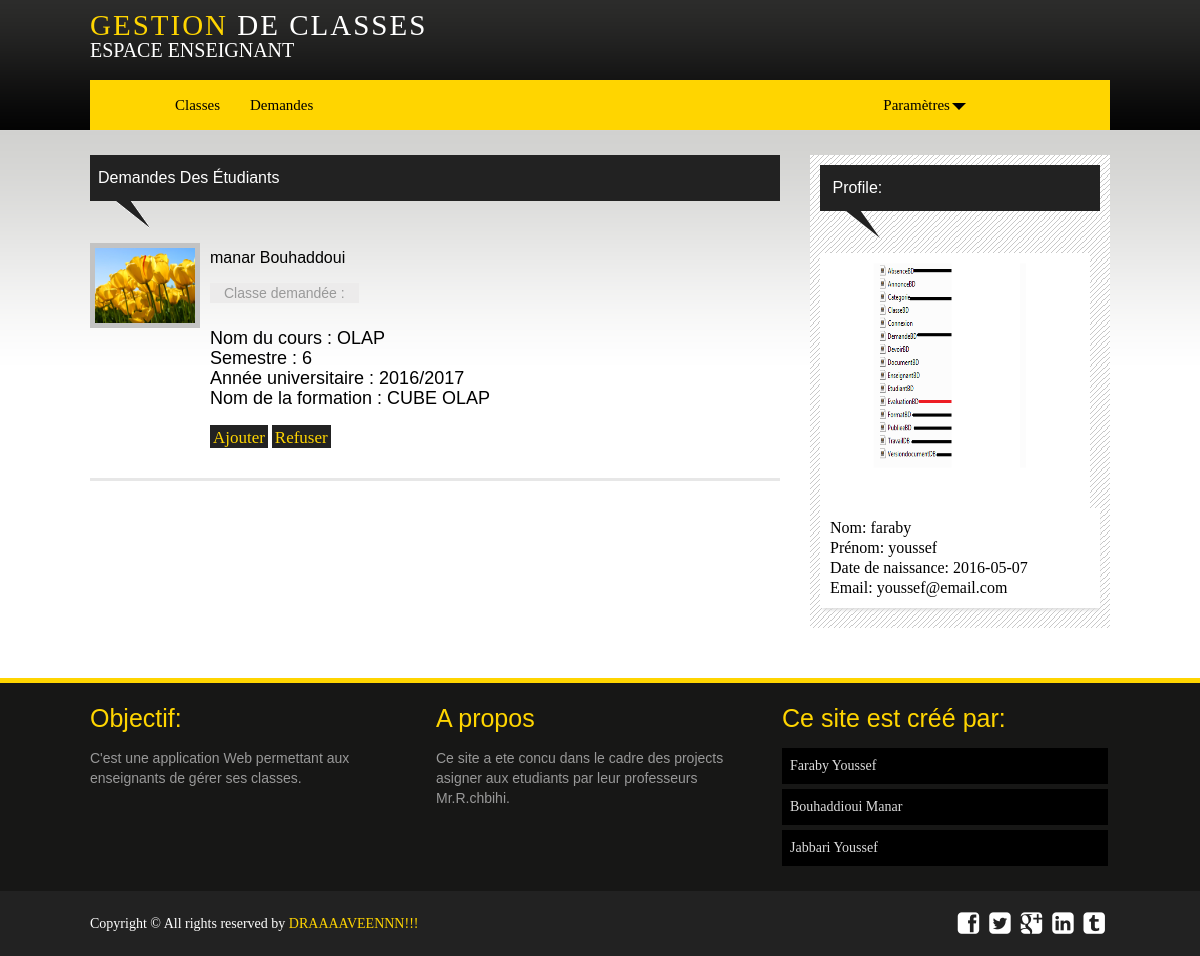
Page /index.php?page=DemandeDesEtudiant (signed in) on the committed database.
### tables this page shows
CREATE TABLE IF NOT EXISTS `demande` (
  `CNE` int(11) NOT NULL,
  `ID_CLASSE` int(11) NOT NULL,
  `DATE_DEMANDE` date DEFAULT NULL,
  PRIMARY KEY (`CNE`,`ID_CLASSE`),
  KEY `FK_DEMANDE2` (`ID_CLASSE`)
);

CREATE TABLE IF NOT EXISTS `etudiant` (
  `CNE` int(11) NOT NULL,
  `NOM_ETUDIANT` varchar(200) DEFAULT NULL,
  `PRENOM_ETUDIANT` varchar(200) DEFAULT NULL,
  `MDP_ETUDIANT` varchar(200) DEFAULT NULL,
  `EMAIL_ETUDIANT` varchar(200) NOT NULL,
  `DATE_ETUDIANT` date DEFAULT NULL,
  `DATE_INSCRIPTION` date DEFAULT NULL,
  `PHOTO_ETUDIANT` varchar(200) DEFAULT NULL,
  PRIMARY KEY (`CNE`),
  UNIQUE KEY `unique_email` (`EMAIL_ETUDIANT`)
);

CREATE TABLE IF NOT EXISTS `classe` (
  `ID_CLASSE` int(11) NOT NULL AUTO_INCREMENT,
  `ID_ENSEIGNANT` int(11) DEFAULT NULL,
  `NOM_COURS` varchar(200) DEFAULT NULL,
  `SEMESTRE` int(11) DEFAULT NULL,
  `ANNEE_UNIV` varchar(80) DEFAULT NULL,
  `NOM_FORMATION` varchar(200) DEFAULT NULL,
  `POURCENT_DEVOIR` float DEFAULT NULL,
  `POURCENT_EXAM` float DEFAULT NULL,
  `POURCENT_ASSDUITE` float DEFAULT NULL,
  `POURCENT_CONTROLE` float DEFAULT NULL,
  `NOTE_REFERENCE` float DEFAULT NULL,
  `NBR_SEANCE` int(11) NOT NULL,
  PRIMARY KEY (`ID_CLASSE`),
  KEY `FK_GERER` (`ID_ENSEIGNANT`)
);

CREATE TABLE IF NOT EXISTS `enseignant` (
  `ID_ENSEIGNANT` int(11) NOT NULL AUTO_INCREMENT,
  `NOM_ENSEIGNANT` varchar(200) DEFAULT NULL,
  `PRENOM_ENSEIGNANT` varchar(200) DEFAULT NULL,
  `MDP_ENSEIGNANT` varchar(200) DEFAULT NULL,
  `EMAIL_ENSEIGNANT` varchar(200) DEFAULT NULL,
  `DATE_ENSEIGNANT` date DEFAULT NULL,
  `DATE_INSCRIPTION` date DEFAULT NULL,
  `PHOTO_ENSEIGNANT` varchar(200) DEFAULT NULL,
  PRIMARY KEY (`ID_ENSEIGNANT`),
  UNIQUE KEY `unique_email` (`EMAIL_ENSEIGNANT`)
);

### Controleurs/DemandeDesEtudiant.php (called while the page is built, shortened)
<?php
require_once "Modeles/BD/EnseignantBD.php";
require_once 'Modeles/BD/DemandeBD.php';
$enseignant = new EnseignantBD();
$objetEnseignant=$enseignant ->getEnseignantObject($_SESSION['id_enseignant']);
	$demand = new DemandeBD();
	$lesdemandes=$demand->afficherdemande($_SESSION['id_enseignant']);
	require_once 'Vues/Enseignant_Demandes.php';
?>

### Modeles/BD/Connexion.php (called while the page is built, shortened)
<?php
	class Connexion{
		public function getPDO()
        {
            $p = new PDO("mysql:host=localhost;dbname=pfe",'root','',array(PDO::ATTR_ERRMODE=>PDO::ERRMODE_EXCEPTION));
			return $p;
        }
	}
?>

### Modeles/BD/DemandeBD.php (called while the page is built, shortened)
<?php
require_once 'Connexion.php';
class  DemandeBD
{
	private $_db;
	public function setDb(PDO $db)
	{
	    $this->_db = $db;
	}
	public function afficherdemande($id_enseignant)
	{
		$demandes = array();
		$sql = "SELECT  *
		FROM classe c
		JOIN demande d
		ON d.id_classe = c.id_classe
		JOIN etudiant e
		ON e.CNE = d.CNE
		WHERE c.id_enseignant = '$id_enseignant'";
		$req = $this->_db->query($sql);
		while($data = $req->fetch()){
				$demandes[]=$data;
			}
			return $demandes;
	}
}
?>

### Modeles/BD/EnseignantBD.php (called while the page is built, shortened)
<?php
require_once 'Connexion.php';
require_once 'Modeles/Classe/Enseignant.php';
class EnseignantBD
{
	private $_db;
	public function setDb(PDO $base)
	{
	    $this->_db = $base;
	}
	public function getEnseignantObject($id_enseignant)
	{
		$req = $this->_db->query('SELECT * FROM Enseignant WHERE id_enseignant = '.$id_enseignant);
		$donnees = $req->fetchObject('Enseignant');
		return $donnees;
	}
}
?>

### Modeles/Classe/Enseignant.php (called while the page is built, shortened)
<?php
class Enseignant
{
    private $NOM_ENSEIGNANT;
    private $PRENOM_ENSEIGNANT;
    private $EMAIL_ENSEIGNANT;
    private $DATE_ENSEIGNANT;
    private $PHOTO_ENSEIGNANT;
public function getNomEnseignant(){
	return $this->NOM_ENSEIGNANT;
}
public function getPrenomEnseignant(){
	return $this->PRENOM_ENSEIGNANT;
}
public function getEmailEnseignant(){
	return $this->EMAIL_ENSEIGNANT;
}
public function getDateEnseignant(){
	return $this->DATE_ENSEIGNANT;
}
public function getPhotoEnseignant(){
	return $this->PHOTO_ENSEIGNANT;
}
}
?>

### Vues/Enseignant_Demandes.php (the view, shortened to what this page needs)
<!DOCTYPE html PUBLIC "-//W3C//DTD XHTML 1.0 Transitional//EN" "http://www.w3.org/TR/xhtml1/DTD/xhtml1-transitional.dtd">
<html xmlns="http://www.w3.org/1999/xhtml" lang="en">
	<head>
		<link href='Vues/css/Annonce.css' rel='stylesheet' type='text/css'>
		<link rel="stylesheet" type="text/css" href="Vues/css/tooltipster.css" />
		<link href="Vues/css/pgwslider.css" rel="stylesheet">
		<link rel="stylesheet" href="Vues/css/font-awesome.min.css">
		<link href="Vues/css/style.css" rel="stylesheet" media="screen">
		<link href="Vues/css/responsive.css" rel="stylesheet" media="screen">
	</head>
	<body>
		<section id="header_area">
			<?php require_once('Enseignant_Menu_Profile.php'); ?>
		</section>
		<section id="content_area">
			<div class="clearfix wrapper main_content_area">
				<div class="clearfix main_content floatleft">
					<div class="content">
                         <div class="content_title"><h2>Demandes des étudiants</h2></div>
<?php
$numbre=0;
foreach($lesdemandes as $demande){
$numbre++;
	}
if($numbre>0){
?>
<?php foreach ($lesdemandes as $demande) { ?>
							<div class="clearfix single_content">
							<div class="clearfix post_date floatleft">
                                 <img width="100px" src=<?php echo "\"".$demande['PHOTO_ETUDIANT']."\""; ?> >
							</div>
							<div class="clearfix post_detail">
								<h2><a href=""><?php echo $demande['NOM_ETUDIANT']." ".$demande['PRENOM_ETUDIANT']; ?> </a></h2>
								<div class="clearfix post-meta">
									<p><span><i class="fa"></i>Classe demandée :</span></p>
								</div>
							<div class="clearfix post_excerpt">
					<p>Nom du cours        : <?php echo $demande['NOM_COURS']; ?><br>
				Semestre            : <?php echo $demande['SEMESTRE']; ?><br>
				Année universitaire : <?php echo $demande['ANNEE_UNIV']; ?><br>
				Nom de la formation : <?php echo $demande['NOM_FORMATION']; ?></p><br>
								</div>
                                <span><a href=<?php echo "./index.php?page=DemandeDesEtudiant&CNE=".$demande['CNE']."&classeid=".$demande['ID_CLASSE']."&etat=Ajouter"; ?> >Ajouter</a></span>
                                <span><a href=<?php echo "./index.php?page=DemandeDesEtudiant&CNE=".$demande['CNE']."&classeid=".$demande['ID_CLASSE']."&etat=Refuser"; ?> >Refuser</a></span>
							</div>
                         </div>
							<?php  } ?>
                        <?php
                    			}else{
                                	?>
                                	<h2 style="color: #222222;padding: 10px 20px;font-family: elephant;">Vous n'avez aucune demande!</h2>
                                	<?php
                                }
                                ?>
					</div>
				</div>
				<div class="clearfix sidebar_container floatright">
                    <?php require_once('Enseignant_Sidebar_Profile.php'); ?>
				</div>
			</div>
		</section>
		<?php require_once('Footer.php'); ?>
	</body>
</html>

### index.php (shortened to what this page needs)
<?php
$acl_enseignant = array('CreerClasseControlleur',
						'LoginControlleur',
						'DemandeDesEtudiant',
						'ClasseDevoir',
						'ClasseDocument',
						'ClasseAssiduite',
						'ClasseNotes',
						'ClasseEtudiant',
						'ClasseNotesExame',
						'ClasseAnnonce',
						'SupprimerClasse',
						'RechercherClasseControlleur',
						'ClasseNotes',
                        'CalculerNotes',
						'DevoirRendu',
						'DeconnecteControlleur',
						'Documentselect',
						'ClasseDevoirRendu');
if(!empty($_GET['page']) AND is_file('Controleurs/'.$_GET['page'].'.php'))
{
		if(isset($_SESSION['id_enseignant']))
		{
			if (in_array($_GET['page'], $acl_enseignant))
			{
				require_once 'Controleurs/'.$_GET['page'].'.php';
		    }else{
			 header('location:./index.php?page=CreerClasseControlleur');
			}
		}
}
?>

### Vues/Enseignant_Menu_Profile.php (shortened to what this page needs)
     <div class="wrapper header">
	<div class="clearfix header_top">
		<div class="clearfix logo floatleft">
			<a href=""><h1><span>Gestion</span> DE Classes</h1><h2>espace enseignant</h2></a>
		</div>
	</div>
	<div class="header_bottom">
		<nav>
			<ul id="nav">
                         <li><a href=""></a></li>
				<li><a href=""></a></li>
				<li><a href="./index.php?page=CreerClasseControlleur">Classes</a></li>
				<li><a href="./index.php?page=DemandeDesEtudiant">Demandes</a></li>
                         <li><a href=""></a></li>
                         <li><a href=""></a></li>
                         <li><a href=""></a></li>
                         <li><a href=""></a></li>
                         <li><a href=""></a></li>
                         <li><a href=""></a></li>
                         <li><a href=""></a></li>
                         <li><a href=""></a></li>
                         <li><a href=""></a></li>
                         <li><a href=""></a></li>
                         <li><a href=""></a></li>
                         <li><a href=""></a></li>
                         <li><a href=""></a></li>
                         <li><a href=""></a></li>
                         <li><a href=""></a></li>
                         <li><a href=""></a></li>
                         <li><a href=""></a></li>
                         <li><a href=""></a></li>
                         <li id="dropdown"><a href="">Paramètres</a>
				</li>
			</ul>
		</nav>
	</div>
</div>

### Vues/Enseignant_Sidebar_profile.php
    <div class="clearfix sidebar">
        <div class="clearfix single_sidebar">
<div class="popular_post">
<div class="content_title"><h2><span class="glyphicon glyphicon-user"></span> Profile:</h2></div>
            <img src=<?php echo $objetEnseignant->getPhotoEnseignant(); ?> class="img-thumbnail" style="width:270px;height:255px;" class="img-responsive" alt="Responsive image"/>
<ul>
	<li><a>
                    <label>Nom: <?php echo $objetEnseignant->getNomEnseignant();?></label><br>
                    <label>Prénom: <?php echo $objetEnseignant->getPrenomEnseignant();?></label><br>
                    <label>Date de naissance: <?php echo $objetEnseignant->getDateEnseignant();?></label><br>
                    <label>Email: <?php echo $objetEnseignant->getEmailEnseignant();?></label><br>
                </a></li>
</ul>
            </div>
        </div>
    </div>

### Vues/Footer.php
      <section id="footer_top_area">
	<div class="clearfix wrapper footer_top">
		<div class="clearfix footer_top_container">
			<div class="clearfix single_footer_top floatleft">
				<h2>Objectif:</h2>
				<p>C'est une application Web permettant aux enseignants de gérer ses classes.</p>
			</div>
			<div class="clearfix single_footer_top floatleft">
				<h2>A propos</h2>
				<p>Ce site a ete concu dans le cadre des projects asigner aux etudiants par leur professeurs Mr.R.chbihi.</p>
			</div>
			<div class="clearfix single_footer_top floatleft">
				<h2>Ce site est créé par:</h2>
				<ul>
					<li><a>Faraby Youssef</a></li>
					<li><a>Bouhaddioui Manar</a></li>
					<li><a>Jabbari Youssef</a></li>
				</ul>
			</div>
		</div>
	</div>
</section>
<section id="footer_bottom_area">
	<div class="clearfix wrapper footer_bottom">
		<div class="clearfix copyright floatleft">
			<p> Copyright &copy; All rights reserved by <span>DRAAAAVEENNN!!!</span></p>
		</div>
		<div class="clearfix social floatright">
			<ul>
				<li><a class="tooltip" title="Facebook" href=""><i class="fa fa-facebook-square"></i></a></li>
				<li><a class="tooltip" title="Twitter" href=""><i class="fa fa-twitter-square"></i></a></li>
				<li><a class="tooltip" title="Google+" href=""><i class="fa fa-google-plus-square"></i></a></li>
				<li><a class="tooltip" title="LinkedIn" href=""><i class="fa fa-linkedin-square"></i></a></li>
				<li><a class="tooltip" title="tumblr" href=""><i class="fa fa-tumblr-square"></i></a></li>
			</ul>
		</div>
	</div>
</section>

### Vues/css/style.css (style rules this page uses)
* { margin:0;padding:0 }
body { font-family:Arial; font-size:14px;line-height:20px }
a { text-decoration:none;color:#000; }
h1,h2,h3,h4,h5,h6 { font-weight:normal;margin:0 0 15px;font-family: 'Oswald', sans-serif; }
h2 { font-size:25px;line-height:30px }
img { max-width:100%;height:auto;border:none }
.floatleft { float:left }
.floatright { float:right }
.wrapper { width:1020px;display:block;margin:0 auto }
.clearfix { overflow:hidden }
ul,ol { margin:0;padding:0;list-style:none; }
#header_area { background: url("../images/header_bg.png") repeat-x scroll 0 0 #000; }
#content_area { background: url("../images/body_top_bg.png") repeat-x scroll center top #fff; padding-top: 25px; }
#footer_top_area { background: none repeat scroll 0 0 #171716; margin-top: 25px; padding: 20px 0; border-top: 5px solid #FFD500; }
#footer_bottom_area { padding:15px 0px;background:#222; }
.header_top { padding: 15px 0; }
.logo a h1 { font-family: Century Gothic; font-size: 29px; letter-spacing: 2px; color: #fff; text-transform: uppercase; }
.logo a h1 span { color: #ffd500; }
.logo a h2 { color: #fff; font-family: cursive; text-transform: uppercase; font-size: 20px; line-height: 0px; font-weight: 5; }
.header_bottom { background: none repeat scroll 0 0 #ffd500; min-height: 30px; padding: 10px; }
.header_bottom ul { list-style: none outside none; margin: 0; padding: 0; }
.header_bottom ul li { float: left;position:relative; }
.header_bottom ul li a { display: block; font-family: oswald; font-size: 15px; padding: 5px 15px; }
#dropdown { background: url("../images/down.png") no-repeat scroll right 8px rgba(0, 0, 0, 0); padding-right: 2px; }
.main_content { width: 690px; margin-right: 10px; }
.content_title { background: url("../images/latest_post_bg.png") repeat scroll 0 0 rgba(0, 0, 0, 0); height: 73px; margin-bottom: 15px; }
.content_title h2 { color: #fff; font-size: 16px; margin-bottom: 0; padding: 8px; text-transform: capitalize; }
.single_content { margin-bottom: 20px; padding-bottom: 15px; border-bottom: 3px solid #E7E7E7; }
.post_date { background: none repeat scroll 0 0 #c3c3c3; margin-right: 10px; padding: 5px; }
.post_detail h2 { font-size: 20px; margin-bottom: 10px; }
.post-meta { margin-bottom: 25px; }
.post-meta p span { background: none repeat scroll 0 0 #ecebeb; color: #999; padding: 5px 14px; }
.post_excerpt p { font-family: sans-serif; font-size: 18px; }
.sidebar_container { background: none repeat scroll 0 0 #fff; width: 300px; }
.single_sidebar { background: url("../images/slider_bg.png") repeat scroll 0 0 rgba(0, 0, 0, 0);padding: 10px;margin-bottom:25px; }
.single_sidebar .popular_post ul li a { display: block; background: #fff; padding: 10px; margin-bottom: 10px; font-size: 16px; font-family: oswald; box-shadow: 1px 4px 3px -2px #DDDDDD; -webkit-box-shadow: 1px 4px 3px -2px #DDDDDD; -moz-box-shadow: 1px 4px 3px -2px #DDDDDD; -o-box-shadow: 1px 4px 3px -2px #DDDDDD; }
.footer_top_container { margin-left: -20px; }
.single_footer_top { color: #999; margin-left: 20px; width: 326px; }
.single_footer_top h2 { color:#FFD500; }
.single_footer_top a { color:#ddd; text-decoration-style: solid; }
.single_footer_top ul li a { background: none repeat scroll 0 0 #000; color: #ddd; display: block; margin-bottom: 5px; padding: 8px;font-family:oswald light; }
.copyright { font-family: oswald; margin-top: 8px; }
.copyright p { color:#fff; }
.copyright span { color: #ffd500; }
.social ul li { float: left; }
.social ul li a { color:#fff; display: block; font-size: 25px; padding: 5px; }
.content h2,.content h3,.content h4,.content h5,.content h6 { font-size: 16px; }
.single_content .post_detail span a { background: #222222; border: medium none; color: #FFD500; cursor: pointer; font-size: 17px; padding: 3px; width: 30px; font-family: oswald; }

### rows in the picture
demande: CNE.PHOTO_ETUDIANT (picture), CNE.NOM_ETUDIANT "manar", CNE.PRENOM_ETUDIANT "Bouhaddoui", ID_CLASSE.NOM_COURS "OLAP", ID_CLASSE.SEMESTRE "6", ID_CLASSE.ANNEE_UNIV "2016/2017", ID_CLASSE.NOM_FORMATION "CUBE OLAP"
enseignant: PHOTO_ENSEIGNANT (picture), NOM_ENSEIGNANT "faraby", PRENOM_ENSEIGNANT "youssef", DATE_ENSEIGNANT "2016-05-07", EMAIL_ENSEIGNANT "youssef@email.com"
